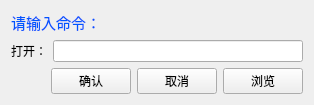
<?xml version="1.0" encoding="UTF-8"?>
<ui version="4.0">
 <class>Widget</class>
 <widget class="QWidget" name="Widget">
  <property name="minimumSize">
   <size>
    <width>0</width>
    <height>0</height>
   </size>
  </property>
  <property name="maximumSize">
   <size>
    <width>800</width>
    <height>600</height>
   </size>
  </property>
  <property name="windowTitle">
   <string>Widget</string>
  </property>
  <layout class="QVBoxLayout" name="verticalLayout_2">
   <item>
    <widget class="QLabel" name="cmdLabel">
     <property name="text">
      <string>&lt;!DOCTYPE HTML PUBLIC &quot;-//W3C//DTD HTML 4.0//EN&quot; &quot;http://www.w3.org/TR/REC-html40/strict.dtd&quot;&gt;
&lt;html&gt;&lt;head&gt;&lt;meta name=&quot;qrichtext&quot; content=&quot;1&quot; /&gt;&lt;style type=&quot;text/css&quot;&gt;
p, li { white-space: pre-wrap; }
&lt;/style&gt;&lt;/head&gt;&lt;body style=&quot; font-family:'Sans'; font-size:10pt; font-weight:400; font-style:normal;&quot;&gt;
&lt;table border=&quot;0&quot; style=&quot;-qt-table-type: root; margin-top:4px; margin-bottom:4px; margin-left:4px; margin-right:4px;&quot;&gt;
&lt;tr&gt;
&lt;td style=&quot;border: none;&quot;&gt;
&lt;p style=&quot; margin-top:0px; margin-bottom:0px; margin-left:0px; margin-right:0px; -qt-block-indent:0; text-indent:0px;&quot;&gt;&lt;span style=&quot; font-size:11pt; color:#0055ff;&quot;&gt;请输入命令：&lt;/span&gt;&lt;/p&gt;&lt;/td&gt;&lt;/tr&gt;&lt;/table&gt;&lt;/body&gt;&lt;/html&gt;</string>
     </property>
    </widget>
   </item>
   <item>
    <layout class="QVBoxLayout" name="verticalLayout">
     <item>
      <layout class="QHBoxLayout" name="horizontalLayout_2">
       <item>
        <widget class="QLabel" name="openLabel">
         <property name="text">
          <string>打开：</string>
         </property>
        </widget>
       </item>
       <item>
        <widget class="QLineEdit" name="cmdLineEdit"/>
       </item>
      </layout>
     </item>
     <item>
      <layout class="QHBoxLayout" name="horizontalLayout">
       <item>
        <spacer name="horizontalSpacer">
         <property name="orientation">
          <enum>Qt::Horizontal</enum>
         </property>
         <property name="sizeHint" stdset="0">
          <size>
           <width>40</width>
           <height>20</height>
          </size>
         </property>
        </spacer>
       </item>
       <item>
        <widget class="QPushButton" name="submitButton">
         <property name="text">
          <string>确认</string>
         </property>
        </widget>
       </item>
       <item>
        <widget class="QPushButton" name="cancelBUtton">
         <property name="text">
          <string>取消</string>
         </property>
        </widget>
       </item>
       <item>
        <widget class="QPushButton" name="browserButton">
         <property name="text">
          <string>浏览</string>
         </property>
        </widget>
       </item>
      </layout>
     </item>
    </layout>
   </item>
  </layout>
 </widget>
 <layoutdefault spacing="6" margin="11"/>
 <resources/>
 <connections/>
</ui>
